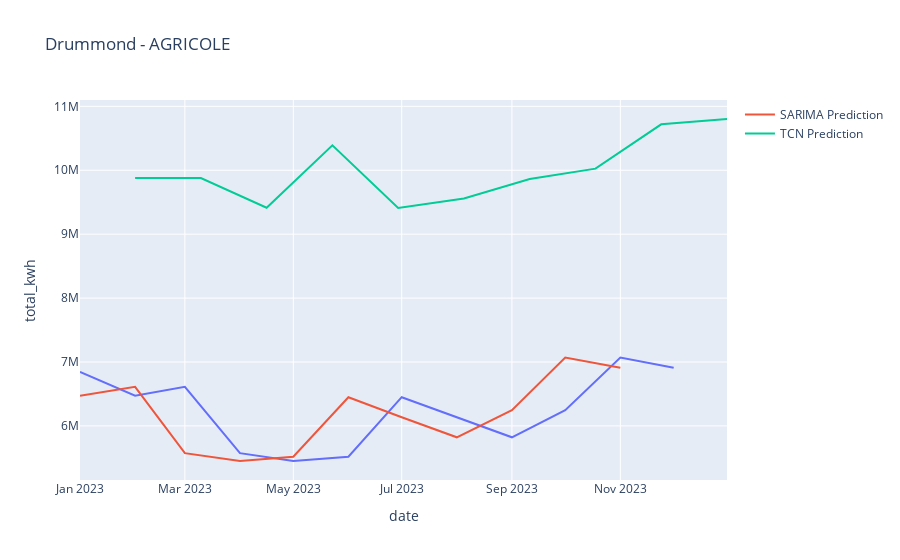
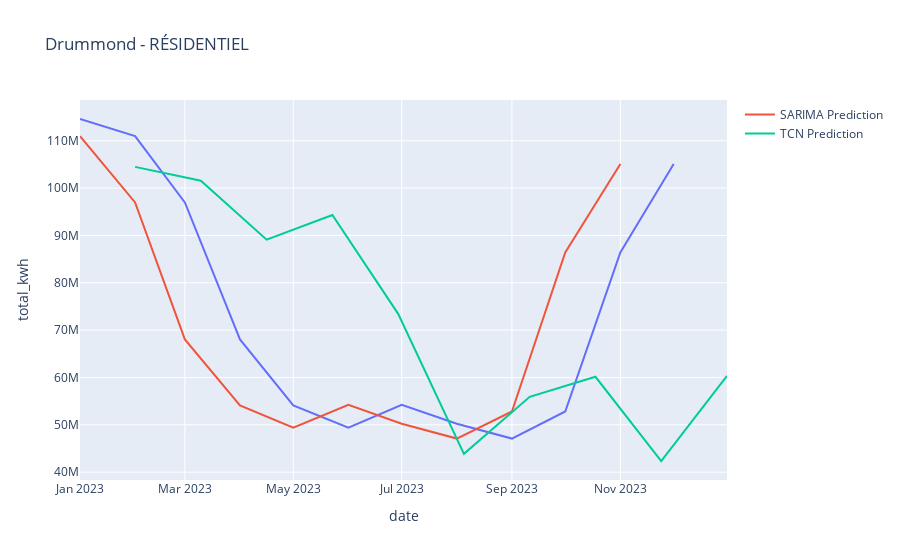
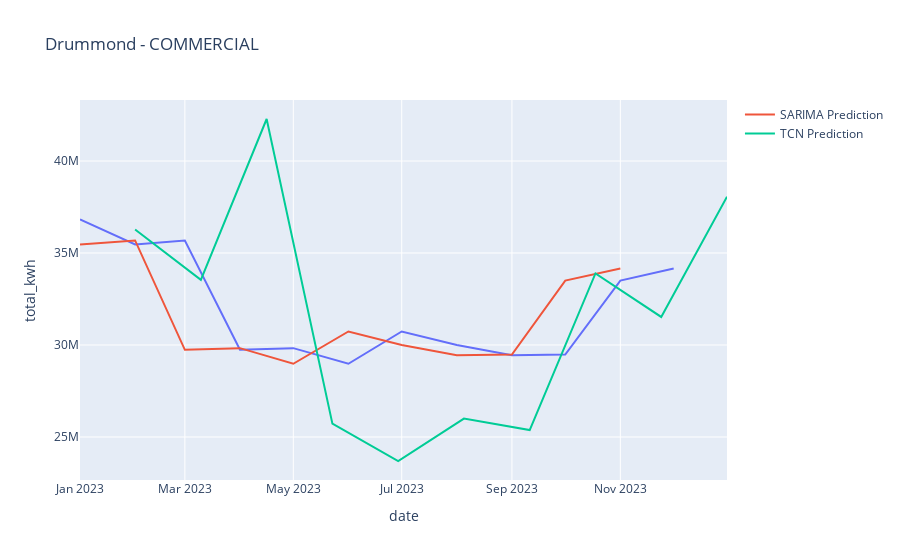
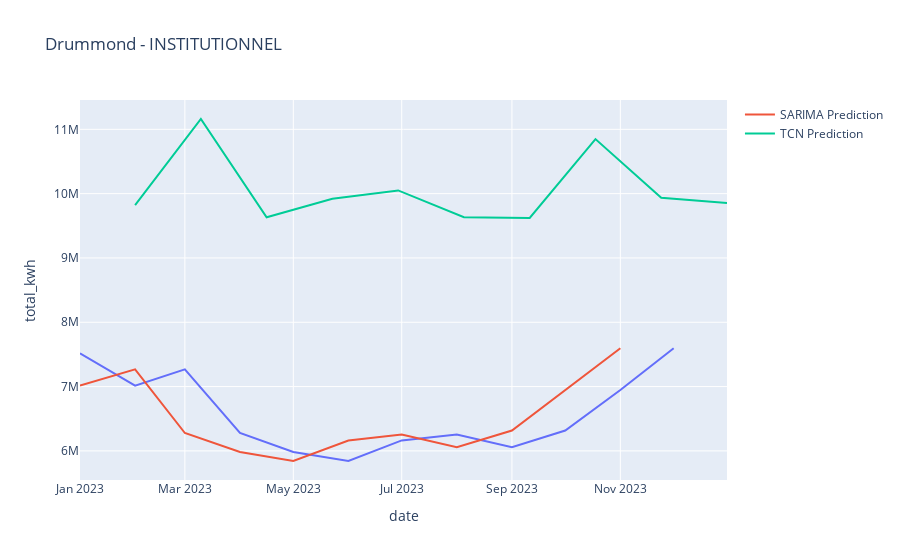

Write notebook code for charts like these, in order.
### Code cell
sectors = df["sector"].unique()
for mrc in ["Drummond", "Les Etchemins"]:
    for sector in sectors:
        # On importe d'abord les prévisions pré-calculées pour SARIMA
        sarima_preds = pd.read_csv(f"./arima_predictions/{mrc}_{sector}.csv")
        
        fig = px.line(sarima_preds, x="date", y="total_kwh", title=f"{mrc} - {sector}")

        sector_mrc = sector + mrc
        tcn_p = tcn_preds[tcn_preds["sector_mrc"] == sector_mrc]
        tcn_p = tcn_p.drop(columns=["sector_mrc"])

        fig.add_scatter(y=tcn_p.label, x=sarima_preds["date"], mode='lines', name="SARIMA Prediction")
        fig.add_scatter(y=tcn_p.output, x=pd.date_range(start="2023-02-01", end="2023-12-31", periods=10), mode='lines', name="TCN Prediction")
        # fig = px.line(y.squeeze())
        # fig.add_scatter(y=pred.squeeze(), mode='lines', name="pred")
        fig.show()

### Figure 1 — Plotly figure (JSON) as saved in the notebook; plotly's stock layout.template omitted (floating-point values rounded to 4 significant figures)
{"data": [{"hovertemplate": "date=%{x}<br>total_kwh=%{y}<extra></extra>", "legendgroup": "", "line": {"color": "#636efa", "dash": "solid"}, "marker": {"symbol": "circle"}, "mode": "lines", "name": "", "orientation": "v", "showlegend": false, "type": "scatter", "x": ["2023-01-01", "2023-02-01", "2023-03-01", "2023-04-01", "2023-05-01", "2023-06-01", "2023-07-01", "2023-08-01", "2023-09-01", "2023-10-01", "2023-11-01", "2023-12-01"], "xaxis": "x", "y": [6846496, 6473865, 6611757, 5573804, 5451344, 5517997, 6449576, 6136128, 5822133, 6246672, 7069067, 6910862], "yaxis": "y"}, {"mode": "lines", "name": "SARIMA Prediction", "type": "scatter", "x": ["2023-01-01", "2023-02-01", "2023-03-01", "2023-04-01", "2023-05-01", "2023-06-01", "2023-07-01", "2023-08-01", "2023-09-01", "2023-10-01", "2023-11-01", "2023-12-01"], "y": [6474000.0, 6612000.0, 5574000.0, 5451000.0, 5518000.0, 6450000.0, 6136000.0, 5822000.0, 6247000.0, 7069000.0, 6911000.0]}, {"mode": "lines", "name": "TCN Prediction", "type": "scatter", "x": ["2023-02-01T00:00:00", "2023-03-10T00:00:00", "2023-04-16T00:00:00", "2023-05-23T00:00:00", "2023-06-29T00:00:00", "2023-08-05T00:00:00", "2023-09-11T00:00:00", "2023-10-18T00:00:00", "2023-11-24T00:00:00", "2023-12-31T00:00:00"], "y": [9879000.0, 9878000.0, 9414000.0, 10390000.0, 9412000.0, 9557000.0, 9862000.0, 10030000.0, 10720000.0, 10800000.0, 11180000.0]}], "layout": {"legend": {"tracegroupgap": 0}, "title": {"text": "Drummond - AGRICOLE"}, "xaxis": {"anchor": "y", "domain": [0, 1], "title": {"text": "date"}}, "yaxis": {"anchor": "x", "domain": [0, 1], "title": {"text": "total_kwh"}}}}

### Figure 2 — Plotly figure (JSON) as saved in the notebook; plotly's stock layout.template omitted (floating-point values rounded to 4 significant figures)
{"data": [{"hovertemplate": "date=%{x}<br>total_kwh=%{y}<extra></extra>", "legendgroup": "", "line": {"color": "#636efa", "dash": "solid"}, "marker": {"symbol": "circle"}, "mode": "lines", "name": "", "orientation": "v", "showlegend": false, "type": "scatter", "x": ["2023-01-01", "2023-02-01", "2023-03-01", "2023-04-01", "2023-05-01", "2023-06-01", "2023-07-01", "2023-08-01", "2023-09-01", "2023-10-01", "2023-11-01", "2023-12-01"], "xaxis": "x", "y": [114583751, 110966554, 96965253, 68029109, 54099831, 49392853, 54227409, 50238523, 47090945, 52815581, 86391384, 105075818], "yaxis": "y"}, {"mode": "lines", "name": "SARIMA Prediction", "type": "scatter", "x": ["2023-01-01", "2023-02-01", "2023-03-01", "2023-04-01", "2023-05-01", "2023-06-01", "2023-07-01", "2023-08-01", "2023-09-01", "2023-10-01", "2023-11-01", "2023-12-01"], "y": [111000000.0, 96970000.0, 68030000.0, 54100000.0, 49390000.0, 54230000.0, 50240000.0, 47090000.0, 52820000.0, 86390000.0, 105100000.0]}, {"mode": "lines", "name": "TCN Prediction", "type": "scatter", "x": ["2023-02-01T00:00:00", "2023-03-10T00:00:00", "2023-04-16T00:00:00", "2023-05-23T00:00:00", "2023-06-29T00:00:00", "2023-08-05T00:00:00", "2023-09-11T00:00:00", "2023-10-18T00:00:00", "2023-11-24T00:00:00", "2023-12-31T00:00:00"], "y": [104500000.0, 101600000.0, 89090000.0, 94300000.0, 73440000.0, 43870000.0, 55910000.0, 60150000.0, 42360000.0, 60320000.0, 99140000.0]}], "layout": {"legend": {"tracegroupgap": 0}, "title": {"text": "Drummond - RÉSIDENTIEL"}, "xaxis": {"anchor": "y", "domain": [0, 1], "title": {"text": "date"}}, "yaxis": {"anchor": "x", "domain": [0, 1], "title": {"text": "total_kwh"}}}}

### Figure 3 — Plotly figure (JSON) as saved in the notebook; plotly's stock layout.template omitted (floating-point values rounded to 4 significant figures)
{"data": [{"hovertemplate": "date=%{x}<br>total_kwh=%{y}<extra></extra>", "legendgroup": "", "line": {"color": "#636efa", "dash": "solid"}, "marker": {"symbol": "circle"}, "mode": "lines", "name": "", "orientation": "v", "showlegend": false, "type": "scatter", "x": ["2023-01-01", "2023-02-01", "2023-03-01", "2023-04-01", "2023-05-01", "2023-06-01", "2023-07-01", "2023-08-01", "2023-09-01", "2023-10-01", "2023-11-01", "2023-12-01"], "xaxis": "x", "y": [36830000.0, 35460000.0, 35680000.0, 29740000.0, 29830000.0, 28980000.0, 30740000.0, 30000000.0, 29440000.0, 29480000.0, 33500000.0, 34150000.0], "yaxis": "y"}, {"mode": "lines", "name": "SARIMA Prediction", "type": "scatter", "x": ["2023-01-01", "2023-02-01", "2023-03-01", "2023-04-01", "2023-05-01", "2023-06-01", "2023-07-01", "2023-08-01", "2023-09-01", "2023-10-01", "2023-11-01", "2023-12-01"], "y": [35460000.0, 35680000.0, 29740000.0, 29830000.0, 28980000.0, 30740000.0, 30000000.0, 29440000.0, 29480000.0, 33500000.0, 34150000.0]}, {"mode": "lines", "name": "TCN Prediction", "type": "scatter", "x": ["2023-02-01T00:00:00", "2023-03-10T00:00:00", "2023-04-16T00:00:00", "2023-05-23T00:00:00", "2023-06-29T00:00:00", "2023-08-05T00:00:00", "2023-09-11T00:00:00", "2023-10-18T00:00:00", "2023-11-24T00:00:00", "2023-12-31T00:00:00"], "y": [36280000.0, 33540000.0, 42280000.0, 25720000.0, 23690000.0, 26000000.0, 25370000.0, 33890000.0, 31520000.0, 38060000.0, 45560000.0]}], "layout": {"legend": {"tracegroupgap": 0}, "title": {"text": "Drummond - COMMERCIAL"}, "xaxis": {"anchor": "y", "domain": [0, 1], "title": {"text": "date"}}, "yaxis": {"anchor": "x", "domain": [0, 1], "title": {"text": "total_kwh"}}}}

### Figure 4 — Plotly figure (JSON) as saved in the notebook; plotly's stock layout.template omitted (floating-point values rounded to 4 significant figures)
{"data": [{"hovertemplate": "date=%{x}<br>total_kwh=%{y}<extra></extra>", "legendgroup": "", "line": {"color": "#636efa", "dash": "solid"}, "marker": {"symbol": "circle"}, "mode": "lines", "name": "", "orientation": "v", "showlegend": false, "type": "scatter", "x": ["2023-01-01", "2023-02-01", "2023-03-01", "2023-04-01", "2023-05-01", "2023-06-01", "2023-07-01", "2023-08-01", "2023-09-01", "2023-10-01", "2023-11-01", "2023-12-01"], "xaxis": "x", "y": [7517000.0, 7014000.0, 7268000.0, 6278000.0, 5983000.0, 5843000.0, 6163000.0, 6254000.0, 6057000.0, 6317000.0, 6946000.0, 7596000.0], "yaxis": "y"}, {"mode": "lines", "name": "SARIMA Prediction", "type": "scatter", "x": ["2023-01-01", "2023-02-01", "2023-03-01", "2023-04-01", "2023-05-01", "2023-06-01", "2023-07-01", "2023-08-01", "2023-09-01", "2023-10-01", "2023-11-01", "2023-12-01"], "y": [7014000.0, 7268000.0, 6278000.0, 5983000.0, 5843000.0, 6163000.0, 6254000.0, 6057000.0, 6317000.0, 6946000.0, 7596000.0]}, {"mode": "lines", "name": "TCN Prediction", "type": "scatter", "x": ["2023-02-01T00:00:00", "2023-03-10T00:00:00", "2023-04-16T00:00:00", "2023-05-23T00:00:00", "2023-06-29T00:00:00", "2023-08-05T00:00:00", "2023-09-11T00:00:00", "2023-10-18T00:00:00", "2023-11-24T00:00:00", "2023-12-31T00:00:00"], "y": [9822000.0, 11160000.0, 9632000.0, 9921000.0, 10050000.0, 9633000.0, 9623000.0, 10850000.0, 9935000.0, 9855000.0, 11660000.0]}], "layout": {"legend": {"tracegroupgap": 0}, "title": {"text": "Drummond - INSTITUTIONNEL"}, "xaxis": {"anchor": "y", "domain": [0, 1], "title": {"text": "date"}}, "yaxis": {"anchor": "x", "domain": [0, 1], "title": {"text": "total_kwh"}}}}
